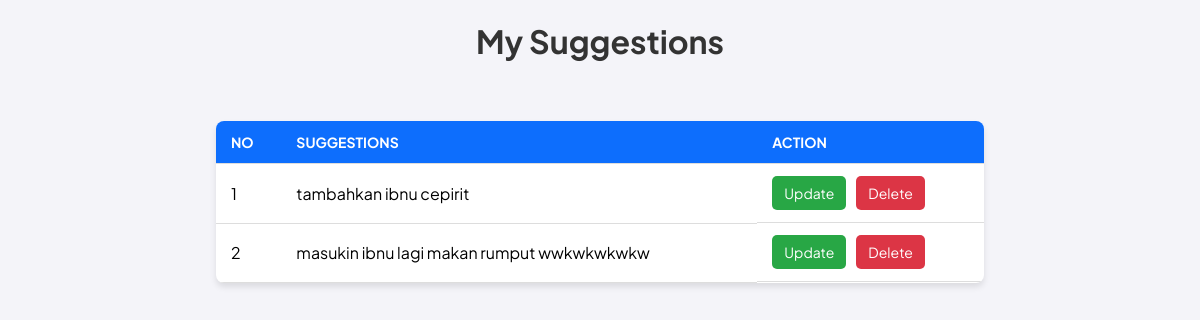
The app's page /akun/self.php (signed in) with its own data.
### tables this page shows
CREATE TABLE `article` (
  `id_article` int(11) NOT NULL,
  `content` text NOT NULL,
  `akun_id` int(11) DEFAULT NULL
);

### akun/self.php (the view, shortened to what this page needs)
<?php
require_once '../service/database.php';
$query = "SELECT * FROM article WHERE akun_id = " . $_SESSION['id'];
$result = mysqli_query($connection, $query);
?>
<!DOCTYPE html>
<html lang="en">
<head>
    <link rel="stylesheet" href="../index.css">
</head>
<body>
<h1>My Suggestions</h1>
    <div class="container">
        <?php if (mysqli_num_rows($result) > 0): ?>
            <table>
                <thead>
                    <tr>
                        <th>No</th>
                        <th>Suggestions</th>
                        <th>Action</th>
                    </tr>
                </thead>
                <tbody>
                    <?php $no = 1; ?>
                    <?php while ($row = mysqli_fetch_assoc($result)): ?>
                        <tr>
                            <td><?php echo $no; ?></td>
                            <td><?php echo htmlspecialchars($row['content']); ?></td>
                            <td class="action-buttons">
                                <a href="../article/update.php?id=<?php echo $row['id_article']; ?>" class="btn-action btn-success">Update</a>
                                <a href="../article/delete.php?id=<?php echo $row['id_article']; ?>" class="btn-action btn-danger" onclick="return confirm('Are you sure you want to delete this suggestion?');">Delete</a>
                            </td>
                        </tr>
                        <?php $no++; ?>
                    <?php endwhile; ?>
                </tbody>
            </table>
        <?php else: ?>
            <p class="no-suggestions">You have not made any suggestions yet.</p>
        <?php endif; ?>
    </div>
</body>
</html>

### index.css (style rules this page uses)
body { font-family: 'Plus Jakarta Sans', sans-serif; background-color: #6c757d; margin: 0; padding: 0; }
.container { display: flex; justify-content: space-between; align-items: center; width: 100%; }

### akun/self.php (style rules this page uses)
body { font-family: 'Plus Jakarta Sans', sans-serif; background-color: #f4f4f9; margin: 0; padding: 0; }
.container { width: 80vw; margin: 0 auto; padding: 20px; display: flex; justify-content: center; align-items: center; }
h1 { text-align: center; margin-bottom: 20px; color: #333; }
table { width: 80%; border-collapse: collapse; margin-top: 20px; background-color: #fff; border-radius: 8px; overflow: hidden; box-shadow: 0 4px 6px rgba(0, 0, 0, 0.1); }
table th, table td { padding: 12px 15px; text-align: left; border-bottom: 1px solid #ddd; }
table th { background-color: #0d6efd; color: #fff; text-transform: uppercase; font-size: 14px; }
.btn-action { padding: 8px 12px; text-decoration: none; color: #fff; font-size: 14px; border-radius: 5px; transition: background-color 0.3s ease; }
.btn-success { background-color: #28a745; }
.btn-danger { background-color: #dc3545; }
.action-buttons { display: flex; flex-wrap: wrap; gap: 10px; }

### records on screen
article: content "tambahkan ibnu cepirit"
article: content "masukin ibnu lagi makan rumput wwkwkwkwkw"
